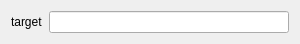
<?xml version="1.0" encoding="UTF-8"?>
<ui version="4.0">
 <class>CEosCommandWidgetScene</class>
 <widget class="QWidget" name="CEosCommandWidgetScene">
  <property name="geometry">
   <rect>
    <x>0</x>
    <y>0</y>
    <width>300</width>
    <height>38</height>
   </rect>
  </property>
  <property name="windowTitle">
   <string>Form</string>
  </property>
  <layout class="QGridLayout" name="gridLayout">
   <item row="0" column="0">
    <widget class="QLabel" name="label">
     <property name="text">
      <string>target</string>
     </property>
    </widget>
   </item>
   <item row="0" column="1">
    <widget class="QLineEdit" name="pSceneLineEdit"/>
   </item>
  </layout>
 </widget>
 <resources/>
 <connections/>
</ui>
